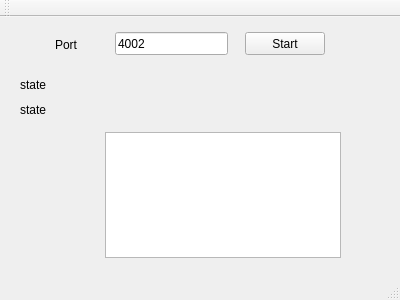
<?xml version="1.0" encoding="UTF-8"?>
<ui version="4.0">
 <class>MainWindow</class>
 <widget class="QMainWindow" name="MainWindow">
  <property name="geometry">
   <rect>
    <x>0</x>
    <y>0</y>
    <width>400</width>
    <height>300</height>
   </rect>
  </property>
  <property name="windowTitle">
   <string>MainWindow</string>
  </property>
  <widget class="QWidget" name="centralWidget">
   <widget class="QPushButton" name="StartClicked">
    <property name="geometry">
     <rect>
      <x>245</x>
      <y>15</y>
      <width>80</width>
      <height>23</height>
     </rect>
    </property>
    <property name="text">
     <string>Start</string>
    </property>
   </widget>
   <widget class="QLabel" name="showStatusMessage">
    <property name="geometry">
     <rect>
      <x>20</x>
      <y>60</y>
      <width>361</width>
      <height>16</height>
     </rect>
    </property>
    <property name="text">
     <string>state</string>
    </property>
   </widget>
   <widget class="QLineEdit" name="port">
    <property name="geometry">
     <rect>
      <x>115</x>
      <y>15</y>
      <width>113</width>
      <height>23</height>
     </rect>
    </property>
    <property name="text">
     <string>4002</string>
    </property>
   </widget>
   <widget class="QLabel" name="portlabel">
    <property name="geometry">
     <rect>
      <x>55</x>
      <y>20</y>
      <width>59</width>
      <height>15</height>
     </rect>
    </property>
    <property name="text">
     <string>Port</string>
    </property>
   </widget>
   <widget class="QLabel" name="showStatusMessage_2">
    <property name="geometry">
     <rect>
      <x>20</x>
      <y>85</y>
      <width>361</width>
      <height>16</height>
     </rect>
    </property>
    <property name="text">
     <string>state</string>
    </property>
   </widget>
   <widget class="QTextEdit" name="allhistory">
    <property name="geometry">
     <rect>
      <x>105</x>
      <y>115</y>
      <width>236</width>
      <height>126</height>
     </rect>
    </property>
   </widget>
  </widget>
  <widget class="QMenuBar" name="menuBar">
   <property name="geometry">
    <rect>
     <x>0</x>
     <y>0</y>
     <width>400</width>
     <height>20</height>
    </rect>
   </property>
  </widget>
  <widget class="QToolBar" name="mainToolBar">
   <attribute name="toolBarArea">
    <enum>TopToolBarArea</enum>
   </attribute>
   <attribute name="toolBarBreak">
    <bool>false</bool>
   </attribute>
  </widget>
  <widget class="QStatusBar" name="statusBar"/>
 </widget>
 <layoutdefault spacing="6" margin="11"/>
 <resources/>
 <connections/>
</ui>
